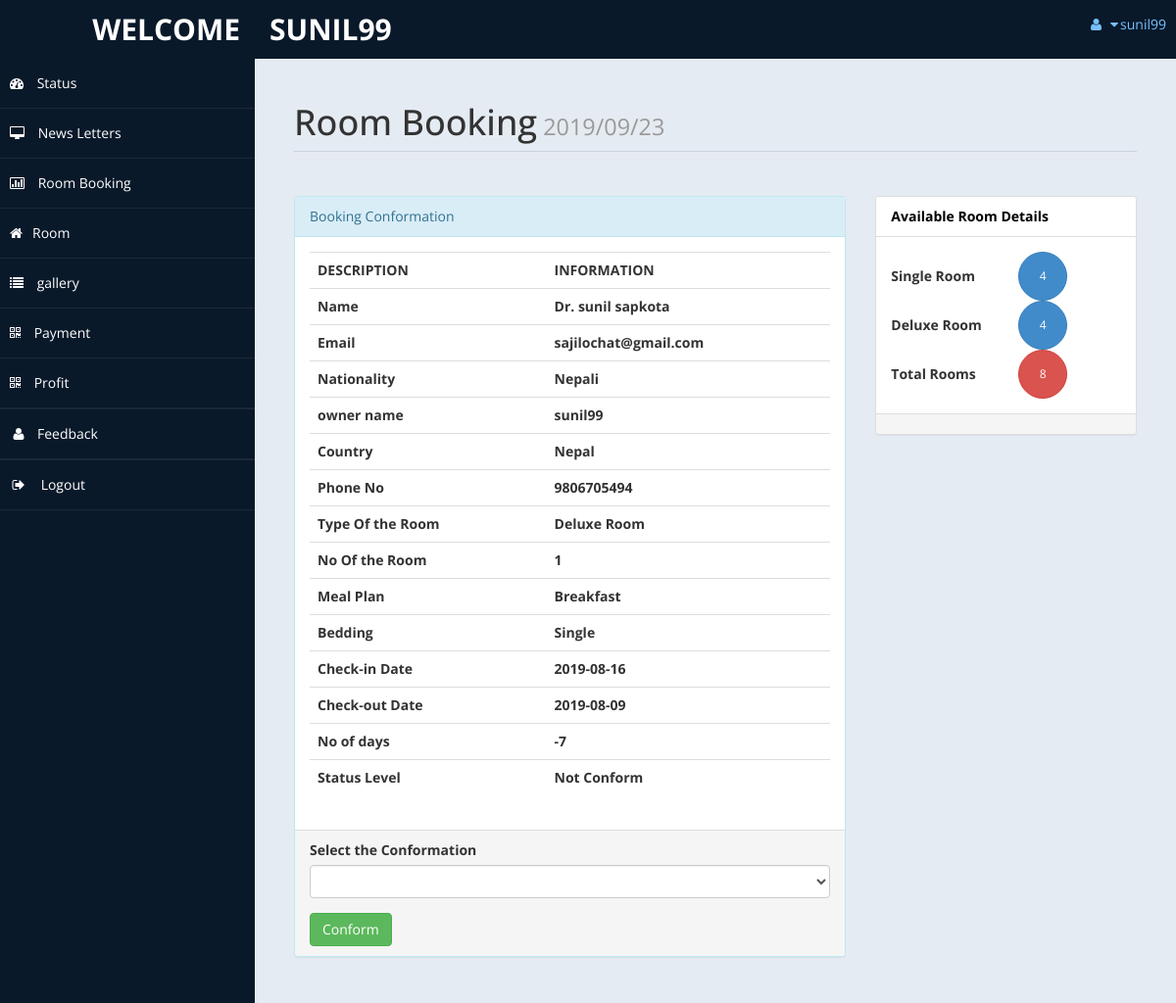
Page /homestay/admin/roombook.php?rid=1 (signed in) on the committed database.
### tables this page shows
CREATE TABLE `roombook` (
  `id` int(10) UNSIGNED NOT NULL,
  `Title` varchar(5) DEFAULT NULL,
  `FName` text,
  `LName` text,
  `Email` varchar(50) DEFAULT NULL,
  `National` varchar(30) DEFAULT NULL,
  `Country` varchar(30) DEFAULT NULL,
  `Phone` text,
  `TRoom` varchar(20) DEFAULT NULL,
  `Bed` varchar(10) DEFAULT NULL,
  `NRoom` varchar(2) DEFAULT NULL,
  `Meal` varchar(15) DEFAULT NULL,
  `cin` date DEFAULT NULL,
  `cout` date DEFAULT NULL,
  `stat` varchar(15) DEFAULT NULL,
  `nodays` int(11) DEFAULT NULL,
  `homestay_id` int(11) NOT NULL,
  `voucher_pic` varchar(65) NOT NULL
);

### homestay/admin/roombook.php (the view, shortened to what this page needs)
<?php
$owner =$_SESSION['user'];
		if(!isset($_GET["rid"]))
		{
			 header("location:home.php");
		}
		else {
				$curdate=date("Y/m/d");
				include ('db.php');
				$id = $_GET['rid'];
				$sql ="Select * from roombook where id = '$id' ";
				$re = mysqli_query($con,$sql);
				while($row=mysqli_fetch_array($re))
				{
					$title = $row['Title'];
					$fname = $row['FName'];
					$lname = $row['LName'];
					$email = $row['Email'];
					$nat = $row['National'];
					$country = $row['Country'];
					$Phone = $row['Phone'];
					$troom = $row['TRoom'];
					$nroom = $row['NRoom'];
					$bed = $row['Bed'];
					$meal = $row['Meal'];
					$cin = $row['cin'];
					$cout = $row['cout'];
					$sta = $row['stat'];
					$days = $row['nodays'];
				}
	}
		?>
<!DOCTYPE html>
<html xmlns="http://www.w3.org/1999/xhtml">
<head>
    <link href="assets/css/bootstrap.css" rel="stylesheet" />
    <link href="assets/css/font-awesome.css" rel="stylesheet" />
    <link href="assets/js/morris/morris-0.4.3.min.css" rel="stylesheet" />
    <link href="assets/css/custom-styles.css" rel="stylesheet" />
</head>
<body>
    <div id="wrapper">
              <?php require'nav.php'; ?>
        <nav class="navbar-default navbar-side" role="navigation">
            <div class="sidebar-collapse">
                <ul class="nav" id="main-menu">
                    <li>
                        <a class="" href="home.php"><i class="fa fa-dashboard"></i> Status</a>
                    </li>
                    <li>
                        <a href="http://localhost/project_hstay_selected/homestay/admin/messages.php"><i class="fa fa-desktop"></i> News Letters</a>
                    </li>
                    <li>
                        <a href="roombook.php"><i class="fa fa-bar-chart-o"></i> Room Booking</a>
                    </li>
                    <li  >
                        <a href="javascript:" class="nav-link "><i class="fa fa-home"></i>Room</a>
                    <li>
                        <a href="gallery.php"><i class="fa fa-list"></i> gallery</a>
                    </li><li>
                        <a href="payment.php"><i class="fa fa-qrcode"></i> Payment</a>
                    </li>
                    <li>
                        <a  href="profit.php"><i class="fa fa-qrcode"></i> Profit</a>
                    </li> <li class="divider"></li>
                     <li><a href="feedback.php"><i class="fa fa-user fa-fw"></i>Feedback</a>
                        </li>
                        <li class="divider"></li>
                    <li>
                        <a href="test/logout.php"><i class="fa fa-sign-out fa-fw"></i> Logout</a>
                    </li>
                    </ul>
            </div>
        </nav>
        <div id="page-wrapper">
            <div id="page-inner">
                <div class="row">
                    <div class="col-md-12">
                        <h1 class="page-header">
                            Room Booking<small>	<?php echo  $curdate; ?> </small>
                        </h1>
                    </div>
					<div class="col-md-8 col-sm-8">
                    <div class="panel panel-info">
                        <div class="panel-heading">
                           Booking Conformation
                        </div>
                        <div class="panel-body">
							<div class="table-responsive">
                                <table class="table">
                                    <tr>
                                            <th>DESCRIPTION</th>
                                            <th>INFORMATION</th>
                                        </tr>
                                        <tr>
                                            <th>Name</th>
                                            <th><?php echo $title. " ".$fname. " ".$lname; ?> </th>
                                        </tr>
										<tr>
                                            <th>Email</th>
                                            <th><?php echo $email; ?> </th>
                                        </tr>
										<tr>
                                            <th>Nationality </th>
                                            <th><?php echo $nat; ?></th>
                                        </tr>
                                        <tr>
                                            <th>owner name </th>
                                            <th><?php echo $owner; ?></th>
                                        </tr>
										<tr>
                                            <th>Country </th>
                                            <th><?php echo $country;  ?></th>
                                        </tr>
										<tr>
                                            <th>Phone No </th>
                                            <th><?php echo $Phone; ?></th>
                                        </tr>
										<tr>
                                            <th>Type Of the Room </th>
                                            <th><?php echo $troom; ?></th>
                                        </tr>
										<tr>
                                            <th>No Of the Room </th>
                                            <th><?php echo $nroom; ?></th>
                                        </tr>
										<tr>
                                            <th>Meal Plan </th>
                                            <th><?php echo $meal; ?></th>
                                        </tr>
										<tr>
                                            <th>Bedding </th>
                                            <th><?php echo $bed; ?></th>
                                        </tr>
										<tr>
                                            <th>Check-in Date </th>
                                            <th><?php echo $cin; ?></th>
                                        </tr>
										<tr>
                                            <th>Check-out Date</th>
                                            <th><?php echo $cout; ?></th>
                                        </tr>
										<tr>
                                            <th>No of days</th>
                                            <th><?php echo $days; ?></th>
                                        </tr>
										<tr>
                                            <th>Status Level</th>
                                            <th><?php echo $sta; ?></th>
                                        </tr>
                                </table>
                            </div>
                        </div>
                        <div class="panel-footer">
                            <form method="post" action="">
										<div class="form-group">
														<label>Select the Conformation</label>
														<select name="conf"class="form-control">
															<option value="not conform" selected>	</option>
															<option value="Conform">Conform</option>
														</select>
										 </div>
							<input type="submit" name="conform_order" value="Conform" class="btn btn-success">
							</form>
                        </div>
                    </div>
					</div>
					<?php
						$rsql ="select * from room where owner='$owner'";
						if($rre= mysqli_query($con,$rsql)){
						$sr = 0;
						$dr = 0;
						while($rrow=mysqli_fetch_array($rre))
						{
							$s = $rrow['type'];
							if($s=="Single Room" )
							{
								$sr = $sr + 1;
							}
							if($s=="Deluxe Room" )
							{
								$dr = $dr + 1;
							}
						}
					}else{ echo mysqli_error($con);}
						?>
						<?php
						$csr = 0;
						$cdr = 0;
					?>
					<div class="col-md-4 col-sm-4">
                    <div class="panel panel-default">
                        <div class="panel-heading">
                           Available Room Details
                        </div>
                        <div class="panel-body">
						<table width="200px">
							<tr>
								<td><b>Single Room	 </b></td>
								<td><button type="button" class="btn btn-primary btn-circle"><?php
								$f3 =$sr - $csr;
								if($f3 <=0 )
									{	$f3 = "NO";
										echo $f3;
									}
									else{
											echo $f3 ;
									}
								?> </button></td>
							</tr>
							<tr>
								<td><b>Deluxe Room</b>	 </td>
								<td><button type="button" class="btn btn-primary btn-circle"><?php
								$f4 =$dr - $cdr;
								if($f4 <= 0 )
									{
										echo $f4;
									}
									else{
											echo $f4;
									}
								?> </button></td>
							</tr>
							<tr>
								<td><b>Total Rooms	</b> </td>
								<td> <button type="button" class="btn btn-danger btn-circle"><?php
								$f5 =$f3+$f4;
								if($f5 <=0 )
									{	$f5 = "NO";
										echo $f5;
									}
									else{
											echo $f5;
									}
								 ?> </button></td>
							</tr>
						</table>
						</div>
                        <div class="panel-footer">
                        </div>
                    </div>
					</div>
                </div>
                </div>
         </div>
        </div>
</body>
</html>

### homestay/admin/assets/css/custom-styles.css (style rules this page uses)
body { font-family: 'Open Sans', sans-serif; }
#wrapper { width: 100%; background:#09192A; }
#page-wrapper { padding: 15px 15px; min-height: 600px; background:#E5EBF2; }
#page-inner { width:100%; margin:10px 20px 10px 0px; background-color:transparent; padding:10px; min-height:1200px; }
h1, .h1, h2, .h2, h3, .h3 { margin-top: 7px; margin-bottom: -5px; }
.page-header { padding-bottom: 9px; margin: 10px 0 45px; border-bottom: 1px solid #C7D1DD; }
.panel-default > .panel-heading { color: #000; background-color: #FFFFFF; border-color: #ddd; font-weight:bold; }
.sidebar-collapse , .sidebar-collapse .nav { background:none; }
.sidebar-collapse .nav { padding:0; }
.sidebar-collapse .nav > li > a { color:#fff; background:transparent; text-shadow:none; }
.sidebar-collapse > .nav > li > a { padding:15px 10px; }
.sidebar-collapse > .nav > li { border-bottom: 1px solid rgba(107, 108, 109, 0.19); }
.navbar-side { border:none; background-color: transparent; }
.navbar-default { border:0px solid black; }
.nav > li > a > i { margin-right:10px; }
.btn-circle { width: 50px; height: 50px; padding: 6px 0; -webkit-border-radius: 25px; -moz-border-radius: 25px; border-radius: 25px; text-align: center; font-size: 12px; line-height: 1.428571429; }
@media (min-width:768px) { #page-wrapper { margin: 0 0 0 260px; padding: 15px 30px; min-height: 1200px; } }
@media (min-width:768px) { .navbar-side { z-index: 1; position: absolute; width: 260px; } }

### rows in the picture
roombook: Title "Dr.", FName "sunil", LName "sapkota", Email "sajilochat@gmail.com", National "Nepali", Country "Nepal", Phone "9806705494", TRoom "Deluxe Room", NRoom "1", Meal "Breakfast", Bed "Single", cin "2019-08-16", cout "2019-08-09", nodays "-7", stat "Not Conform"

### other values in the picture
$_SESSION["user"] "SUNIL99"
$_SESSION["user"] "sunil99"
$owner "sunil99"
$f3 "4"
$f4 "4"
$f5 "8"
